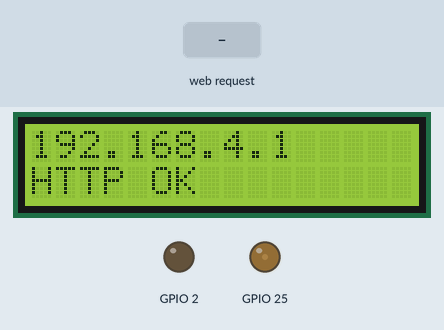
Bench run of a sketch on a simulated ESP32. Shown: 16×2 character LCD, output pins drawn as LEDs (lit = HIGH). The inputs (shaded band) are chosen by the test bench. What the sketch prints to the serial monitor is not drawn.

Above: at 2.3 s.
2.4 s: HTTP request GET /Light1_on received
At 2.7 s:
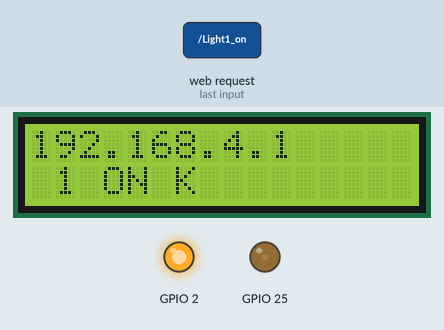
3.9 s: HTTP request GET /Light1_off received
At 5.0 s:
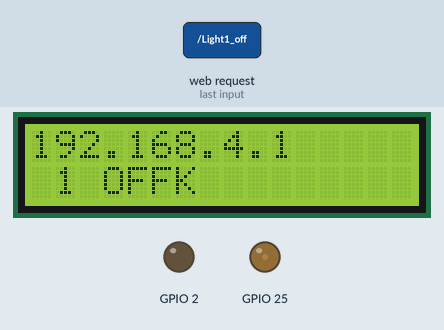
5.4 s: HTTP request GET /Light2_on received
At 6.1 s:
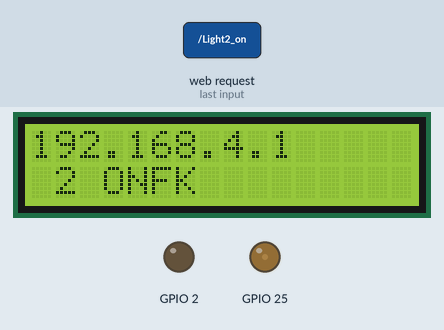
Timing chart, 0 to 8.4 s (numbered marks = the images above; inputs shaded):
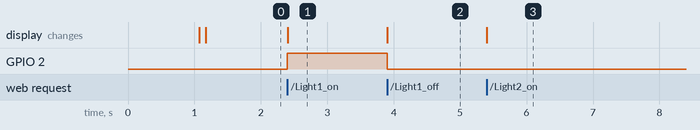

The sketch:

lightControlWifiAp.ino.ino
```cpp
#include <Servo.h>

#include <WiFi.h>
#include <WiFiClient.h>
#include <WiFiServer.h>
#include <WebServer.h>

#include <LiquidCrystal.h>

//定义led1602引脚
const int rs = 22, rw = 23, e = 32, d4 = 5, d5 = 4, d6 = 18, d7 = 19;
LiquidCrystal lcd(rs, rw, e, d4, d5, d6, d7);

//定义自身的WIFI名称和密码
const char *soft_ap_ssid = "ESP32-WiFi";
const char *soft_ap_password = "12345678";

//定义webserver的端口
WebServer server(80);

//HTML页面
String HTML = "<!DOCTYPE html>\
<html>\
<body>\
<meta charset = \"utf-8\">\
<style> html{text-align:center;}</style>\
<h1>ESP32 Light Control</h1>\
<h2>Light 1 (left)</h2>\
<p><a href =\"/Light1_on\"><button>ON</button></a>   <a href =\"/Light1_off\"><button>OFF</button></a></p>\
<h2>Light 2 (right)</h2>\
<p><a href =\"/Light2_on\"><button>ON</button></a>   <a href =\"/Light2_off\"><button>OFF</button></a></p>\
</body>\
</html>";


void setup() {
  Serial.begin(115200);

  pinMode(2, OUTPUT);

  ledcSetup(8, 1000, 10);  //设置LEDC通道8频率为1000Hz，分辨率为10位，即占空比可选0~1024
  ledcAttachPin(25, 8);//pin25输出ledc PWM，与led1602的V0连接
  ledcWrite(8,120);//占空比为120，会影响显示的对比度
  lcd.begin(16, 2);//led1602尺寸
  delay(1000);
  lcd.clear();

  WiFi.mode(WIFI_AP);
  WiFi.softAP(soft_ap_ssid, soft_ap_password);

  Serial.print("Connect to WiFi");
  lcd.print("Connect...");

  Serial.println();
  Serial.print("AP address: ");
  Serial.println(WiFi.softAPIP());
  lcd.clear();
  lcd.print(WiFi.softAPIP());

  //html处理与函数对应
  server.on("/", handle_root);
  server.on("/Light1_on", handle_light1_on);
  server.on("/Light1_off", handle_light1_off);
  server.on("/Light2_on", handle_light2_on);
  server.on("/Light2_off", handle_light2_off);

  //网络webserver启动
  server.begin();
  Serial.println("HTTP server started!");
  delay(100);
  lcd.setCursor(0,1);//光标移至第二行第一位
  lcd.print("HTTP OK");
}

void loop() {
  server.handleClient();
}

//HTML发送函数
void handle_root() {
  server.send(200, "text/html", HTML);
}
void handle_light1_on(){
//  lightServo1.write(0);
  Serial.println("Light 1 ON");
  digitalWrite(2, HIGH);
  lcd.setCursor(0,1);//光标移至第二行第一位
  lcd.print(" 1 ON ");
  server.send(200, "text/html", HTML);
}
void handle_light1_off(){
//  lightServo1.write(0);
  Serial.println("Light 1 OFF");
  digitalWrite(2, LOW);
  lcd.setCursor(0,1);//光标移至第二行第一位
  lcd.print(" 1 OFF");
  server.send(200, "text/html", HTML);
}
void handle_light2_on(){
//  lightServo2.write(0);
  Serial.println("Light 2 ON");
  lcd.setCursor(0,1);//光标移至第二行第一位
  lcd.print(" 2 ON");
  server.send(200, "text/html", HTML);
}
void handle_light2_off(){
//  lightServo2.write(0);
  Serial.println("Light 2 OFF");
  lcd.setCursor(0,1);//光标移至第二行第一位
  lcd.print(" 2 OFF");
  server.send(200, "text/html", HTML);
}
```

Measured:
- after the input at 2.4 s, GPIO 2: LOW → HIGH at once; the display: changes at once (image 1)
- after the input at 3.9 s, GPIO 2: HIGH → LOW at once; the display: changes at once (image 2)
- after the input at 5.4 s, the display: changes at once (image 3)
